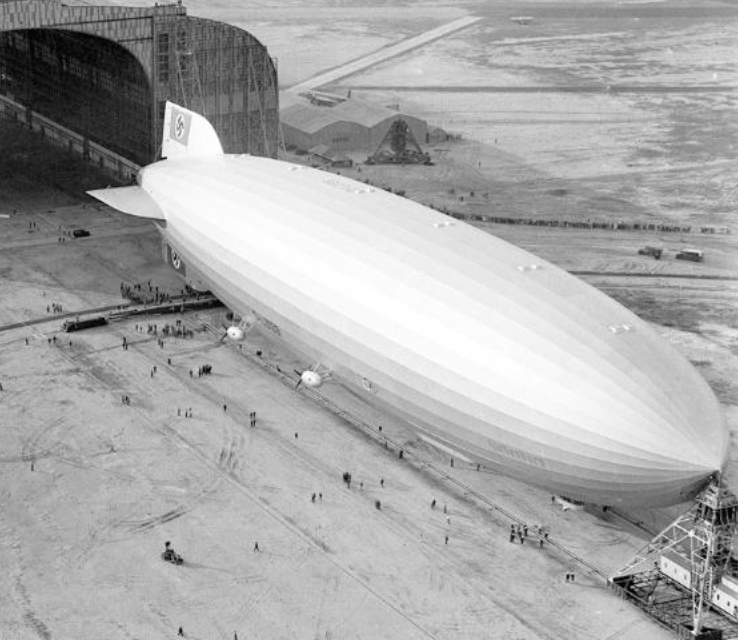
#> input picture lession3/balloon.png, 738 x 640 px
$ python region.py
#> lines starting #> are read from the running program, lines starting #| are printed output that depends on the picture; after the words box and inside, x2 and y2 are one past the last pixel; in counts of white or black regions, pixels touching at a corner belong together
from skimage import io, color
from skimage.segmentation import flood
import matplotlib.pyplot as plt
import numpy as np
from typing import Tuple


def region_growing_segmentation(
    image_path: str, seed_point: Tuple[int, int] = (150, 200), tolerance: float = 0.2
) -> Tuple[np.ndarray, np.ndarray]:
    """
    区域生长法分割

    参数:
        image_path: 输入图像路径
        seed_point: 种子点坐标
        tolerance: 灰度相似性容差

    返回:
        original_image: 原始图像
        segmented: 分割结果
    """
#> called with image_path = 'balloon.png', seed_point = (150, 200), tolerance = 0.2
    # 读取图像
    image = io.imread(image_path)
#> image is the input picture: shape (640, 738, 4); mean R, G, B, A 168.3, 168.3, 168.3, 255

    # 处理4通道图片（RGBA）
    if image.shape[-1] == 4:
        # 将RGBA转换为RGB（去除alpha通道）
        image = color.rgba2rgb(image)
#> image: shape (640, 738, 3) float64

    # 转换为灰度图
    gray_image = color.rgb2gray(image)

    # 应用区域生长
    segmented = flood(gray_image, seed_point, tolerance=tolerance)
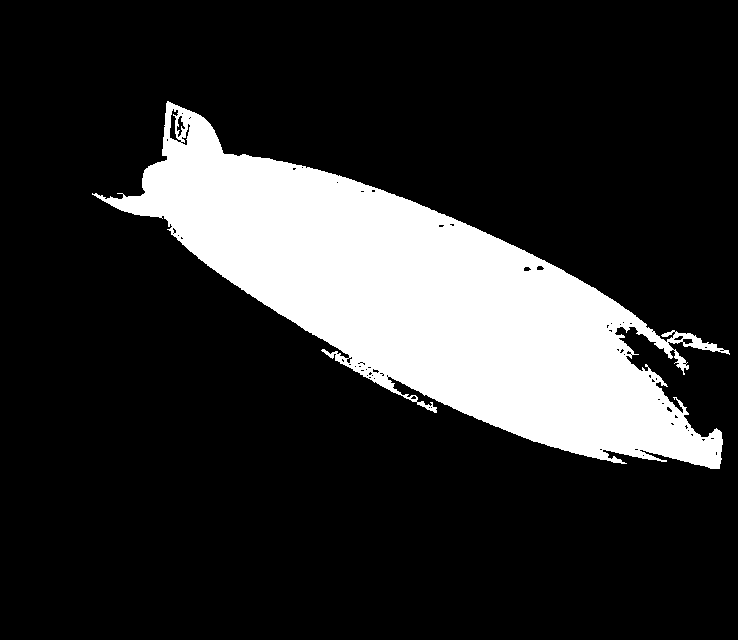
#> segmented: shape (640, 738) bool; 18.4% white; 1 white region, box (x1, y1, x2, y2) and area: (92, 101, 730, 469) 86970

    return image, segmented


# 执行分割
original_img, segmented_img = region_growing_segmentation("balloon.png")

# 可视化结果
fig, axes = plt.subplots(1, 2, figsize=(12, 6))
axes[0].imshow(original_img)
axes[0].set_title("Original Image")
axes[0].axis("off")

axes[1].imshow(segmented_img, cmap="gray")
axes[1].set_title("Region Growing Segmentation")
axes[1].axis("off")

plt.tight_layout()
plt.show()
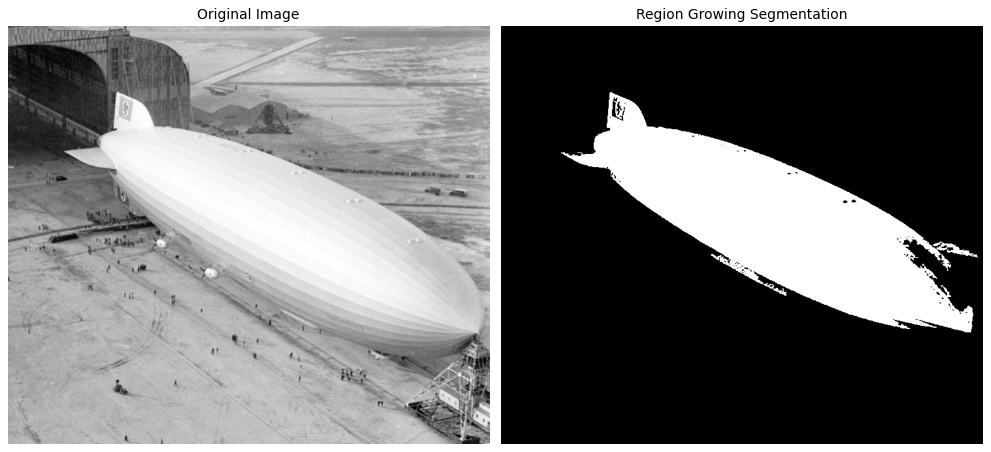
#> figure drawn by matplotlib, 2 panels

$ run again, with lession3/baboon.png copied over lession3/balloon.png
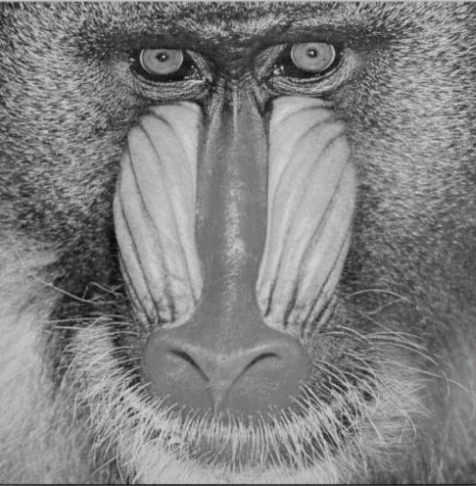
#> input picture lession3/baboon.png, 476 x 486 px
#> in region_growing_segmentation, image is the input picture: shape (486, 476, 4); mean R, G, B, A 128.4, 128.4, 128.4, 255
#> image: shape (486, 476, 3) float64
#> in region_growing_segmentation, `segmented = flood(gray_image, seed_point, tolerance=tolerance)`:
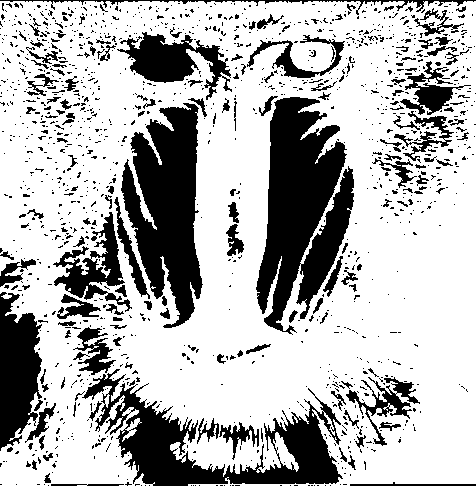
#> segmented: shape (486, 476) bool; 71.3% white; 1349 black regions (1193 under 20 px), largest, box (x1, y1, x2, y2) and area: (256, 97, 354, 335) 13788, (121, 103, 203, 328) 11013, (82, 369, 343, 486) 10117
#> `plt.show()`:
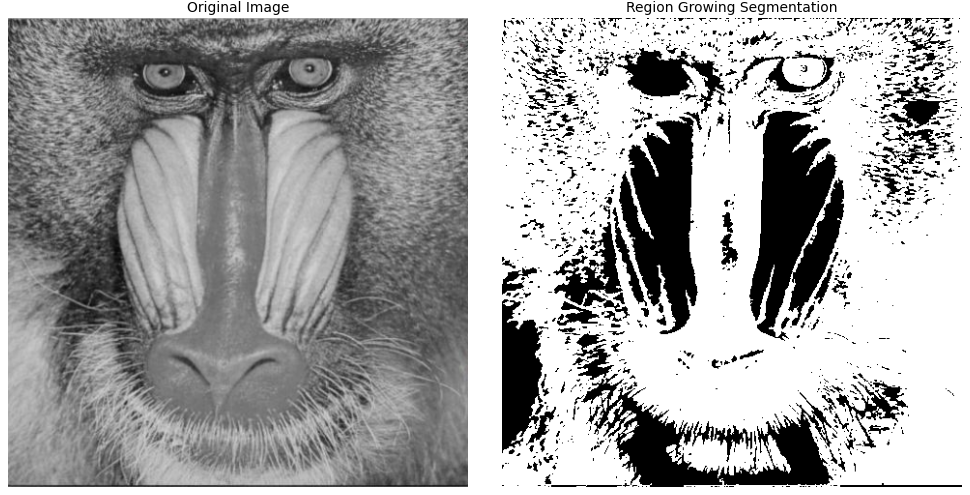
#> figure drawn by matplotlib, 2 panels
